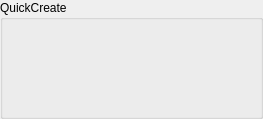
                    <widget class="QGroupBox" name="groupBox">
                     <property name="sizePolicy">
                      <sizepolicy hsizetype="Preferred" vsizetype="Fixed">
                       <horstretch>0</horstretch>
                       <verstretch>0</verstretch>
                      </sizepolicy>
                     </property>
                     <property name="styleSheet">
                      <string notr="true"/>
                     </property>
                     <property name="title">
                      <string>QuickCreate</string>
                     </property>
                     <layout class="QHBoxLayout" name="horizontalLayout_3">
                      <property name="topMargin">
                       <number>20</number>
                      </property>
                      <property name="bottomMargin">
                       <number>20</number>
                      </property>
                      <item>
                       <layout class="QGridLayout" name="gridLayout">
                        <property name="sizeConstraint">
                         <enum>QLayout::SetFixedSize</enum>
                        </property>
                        <item row="1" column="1">
                         <widget class="QPushButton" name="shp_CrossArrow">
                          <property name="focusPolicy">
                           <enum>Qt::NoFocus</enum>
                          </property>
                          <property name="contextMenuPolicy">
                           <enum>Qt::DefaultContextMenu</enum>
                          </property>
                          <property name="autoFillBackground">
                           <bool>false</bool>
                          </property>
                          <property name="text">
                           <string/>
                          </property>
                          <property name="icon">
                           <iconset resource="../../JanosMayaScripts/JanosMayaScript/scripts/RUSAK/icons/icons.qrc">
                            <normaloff>:/icon/crossArrow.png</normaloff>:/icon/crossArrow.png</iconset>
                          </property>
                          <property name="iconSize">
                           <size>
                            <width>20</width>
                            <height>20</height>
                           </size>
                          </property>
                          <property name="checkable">
                           <bool>false</bool>
                          </property>
                          <property name="checked">
                           <bool>false</bool>
                          </property>
                          <property name="flat">
                           <bool>true</bool>
                          </property>
                         </widget>
                        </item>
                        <item row="1" column="0">
                         <widget class="QPushButton" name="shp_Arrow">
                          <property name="focusPolicy">
                           <enum>Qt::NoFocus</enum>
                          </property>
                          <property name="contextMenuPolicy">
                           <enum>Qt::DefaultContextMenu</enum>
                          </property>
                          <property name="autoFillBackground">
                           <bool>false</bool>
                          </property>
                          <property name="text">
                           <string/>
                          </property>
                          <property name="icon">
                           <iconset resource="../../JanosMayaScripts/JanosMayaScript/scripts/RUSAK/icons/icons.qrc">
                            <normaloff>:/icon/arrowDouble.png</normaloff>:/icon/arrowDouble.png</iconset>
                          </property>
                          <property name="iconSize">
                           <size>
                            <width>20</width>
                            <height>20</height>
                           </size>
                          </property>
                          <property name="checkable">
                           <bool>false</bool>
                          </property>
                          <property name="checked">
                           <bool>false</bool>
                          </property>
                          <property name="flat">
                           <bool>true</bool>
                          </property>
                         </widget>
                        </item>
                        <item row="1" column="4">
                         <widget class="QPushButton" name="shp_Needle">
                          <property name="focusPolicy">
                           <enum>Qt::NoFocus</enum>
                          </property>
                          <property name="contextMenuPolicy">
                           <enum>Qt::DefaultContextMenu</enum>
                          </property>
                          <property name="autoFillBackground">
                           <bool>false</bool>
                          </property>
                          <property name="styleSheet">
                           <string notr="true">background-color: rgb(225, 225, 225);</string>
                          </property>
                          <property name="text">
                           <string/>
                          </property>
                          <property name="icon">
                           <iconset resource="../../JanosMayaScripts/JanosMayaScript/scripts/RUSAK/icons/icons.qrc">
                            <normaloff>:/icon/needle.png</normaloff>:/icon/needle.png</iconset>
                          </property>
                          <property name="iconSize">
                           <size>
                            <width>20</width>
                            <height>20</height>
                           </size>
                          </property>
                          <property name="checkable">
                           <bool>false</bool>
                          </property>
                          <property name="checked">
                           <bool>false</bool>
                          </property>
                          <property name="flat">
                           <bool>true</bool>
                          </property>
                         </widget>
                        </item>
                        <item row="1" column="2">
                         <widget class="QPushButton" name="shp_ArrowBent">
                          <property name="focusPolicy">
                           <enum>Qt::NoFocus</enum>
                          </property>
                          <property name="contextMenuPolicy">
                           <enum>Qt::DefaultContextMenu</enum>
                          </property>
                          <property name="autoFillBackground">
                           <bool>false</bool>
                          </property>
                          <property name="text">
                           <string/>
                          </property>
                          <property name="icon">
                           <iconset resource="../../JanosMayaScripts/JanosMayaScript/scripts/RUSAK/icons/icons.qrc">
                            <normaloff>:/icon/arrowBent.png</normaloff>:/icon/arrowBent.png</iconset>
                          </property>
                          <property name="iconSize">
                           <size>
                            <width>20</width>
                            <height>20</height>
                           </size>
                          </property>
                          <property name="checkable">
                           <bool>false</bool>
                          </property>
                          <property name="checked">
                           <bool>false</bool>
                          </property>
                          <property name="flat">
                           <bool>true</bool>
                          </property>
                         </widget>
                        </item>
                        <item row="1" column="3">
                         <widget class="QPushButton" name="shp_CrossArrowBent">
                          <property name="focusPolicy">
                           <enum>Qt::NoFocus</enum>
                          </property>
                          <property name="contextMenuPolicy">
                           <enum>Qt::DefaultContextMenu</enum>
                          </property>
                          <property name="autoFillBackground">
                           <bool>false</bool>
                          </property>
                          <property name="text">
                           <string/>
                          </property>
                          <property name="icon">
                           <iconset resource="../../JanosMayaScripts/JanosMayaScript/scripts/RUSAK/icons/icons.qrc">
                            <normaloff>:/icon/crossArrowBent.png</normaloff>:/icon/crossArrowBent.png</iconset>
                          </property>
                          <property name="iconSize">
                           <size>
                            <width>20</width>
                            <height>20</height>
                           </size>
                          </property>
                          <property name="checkable">
                           <bool>false</bool>
                          </property>
                          <property name="checked">
                           <bool>false</bool>
                          </property>
                          <property name="flat">
                           <bool>true</bool>
                          </property>
                         </widget>
                        </item>
                        <item row="0" column="0">
                         <widget class="QPushButton" name="shp_Circle">
                          <property name="focusPolicy">
                           <enum>Qt::NoFocus</enum>
                          </property>
                          <property name="contextMenuPolicy">
                           <enum>Qt::DefaultContextMenu</enum>
                          </property>
                          <property name="autoFillBackground">
                           <bool>false</bool>
                          </property>
                          <property name="text">
                           <string/>
                          </property>
                          <property name="icon">
                           <iconset resource="../../JanosMayaScripts/JanosMayaScript/scripts/RUSAK/icons/icons.qrc">
                            <normaloff>:/icon/circle.png</normaloff>:/icon/circle.png</iconset>
                          </property>
                          <property name="iconSize">
                           <size>
                            <width>20</width>
                            <height>20</height>
                           </size>
                          </property>
                          <property name="checkable">
                           <bool>false</bool>
                          </property>
                          <property name="checked">
                           <bool>false</bool>
                          </property>
                          <property name="flat">
                           <bool>true</bool>
                          </property>
                         </widget>
                        </item>
                        <item row="0" column="1">
                         <widget class="QPushButton" name="shp_Square">
                          <property name="focusPolicy">
                           <enum>Qt::NoFocus</enum>
                          </property>
                          <property name="contextMenuPolicy">
                           <enum>Qt::DefaultContextMenu</enum>
                          </property>
                          <property name="autoFillBackground">
                           <bool>false</bool>
                          </property>
                          <property name="text">
                           <string/>
                          </property>
                          <property name="icon">
                           <iconset resource="../../JanosMayaScripts/JanosMayaScript/scripts/RUSAK/icons/icons.qrc">
                            <normaloff>:/icon/square.png</normaloff>:/icon/square.png</iconset>
                          </property>
                          <property name="iconSize">
                           <size>
                            <width>20</width>
                            <height>20</height>
                           </size>
                          </property>
                          <property name="checkable">
                           <bool>false</bool>
                          </property>
                          <property name="checked">
                           <bool>false</bool>
                          </property>
                          <property name="flat">
                           <bool>true</bool>
                          </property>
                         </widget>
                        </item>
                        <item row="0" column="4">
                         <widget class="QPushButton" name="shp_Cross">
                          <property name="focusPolicy">
                           <enum>Qt::NoFocus</enum>
                          </property>
                          <property name="contextMenuPolicy">
                           <enum>Qt::DefaultContextMenu</enum>
                          </property>
                          <property name="autoFillBackground">
                           <bool>false</bool>
                          </property>
                          <property name="text">
                           <string/>
                          </property>
                          <property name="icon">
                           <iconset resource="../../JanosMayaScripts/JanosMayaScript/scripts/RUSAK/icons/icons.qrc">
                            <normaloff>:/icon/cross.png</normaloff>:/icon/cross.png</iconset>
                          </property>
                          <property name="iconSize">
                           <size>
                            <width>20</width>
                            <height>20</height>
                           </size>
                          </property>
                          <property name="checkable">
                           <bool>false</bool>
                          </property>
                          <property name="checked">
                           <bool>false</bool>
                          </property>
                          <property name="flat">
                           <bool>true</bool>
                          </property>
                         </widget>
                        </item>
                        <item row="0" column="2">
                         <widget class="QPushButton" name="shp_Sphere">
                          <property name="minimumSize">
                           <size>
                            <width>51</width>
                            <height>28</height>
                           </size>
                          </property>
                          <property name="focusPolicy">
                           <enum>Qt::NoFocus</enum>
                          </property>
                          <property name="contextMenuPolicy">
                           <enum>Qt::DefaultContextMenu</enum>
                          </property>
                          <property name="autoFillBackground">
                           <bool>false</bool>
                          </property>
                          <property name="text">
                           <string/>
                          </property>
                          <property name="icon">
                           <iconset resource="../../JanosMayaScripts/JanosMayaScript/scripts/RUSAK/icons/icons.qrc">
                            <normaloff>:/icon/sphere.png</normaloff>:/icon/sphere.png</iconset>
                          </property>
                          <property name="iconSize">
                           <size>
                            <width>20</width>
                            <height>20</height>
                           </size>
                          </property>
                          <property name="checkable">
                           <bool>false</bool>
                          </property>
                          <property name="checked">
                           <bool>false</bool>
                          </property>
                          <property name="flat">
                           <bool>true</bool>
                          </property>
                         </widget>
                        </item>
                        <item row="0" column="3">
                         <widget class="QPushButton" name="shp_Box">
                          <property name="focusPolicy">
                           <enum>Qt::NoFocus</enum>
                          </property>
                          <property name="contextMenuPolicy">
                           <enum>Qt::DefaultContextMenu</enum>
                          </property>
                          <property name="autoFillBackground">
                           <bool>false</bool>
                          </property>
                          <property name="text">
                           <string/>
                          </property>
                          <property name="icon">
                           <iconset resource="../../JanosMayaScripts/JanosMayaScript/scripts/RUSAK/icons/icons.qrc">
                            <normaloff>:/icon/box.png</normaloff>:/icon/box.png</iconset>
                          </property>
                          <property name="iconSize">
                           <size>
                            <width>20</width>
                            <height>20</height>
                           </size>
                          </property>
                          <property name="checkable">
                           <bool>false</bool>
                          </property>
                          <property name="checked">
                           <bool>false</bool>
                          </property>
                          <property name="flat">
                           <bool>true</bool>
                          </property>
                         </widget>
                        </item>
                       </layout>
                      </item>
                     </layout>
                    </widget>
